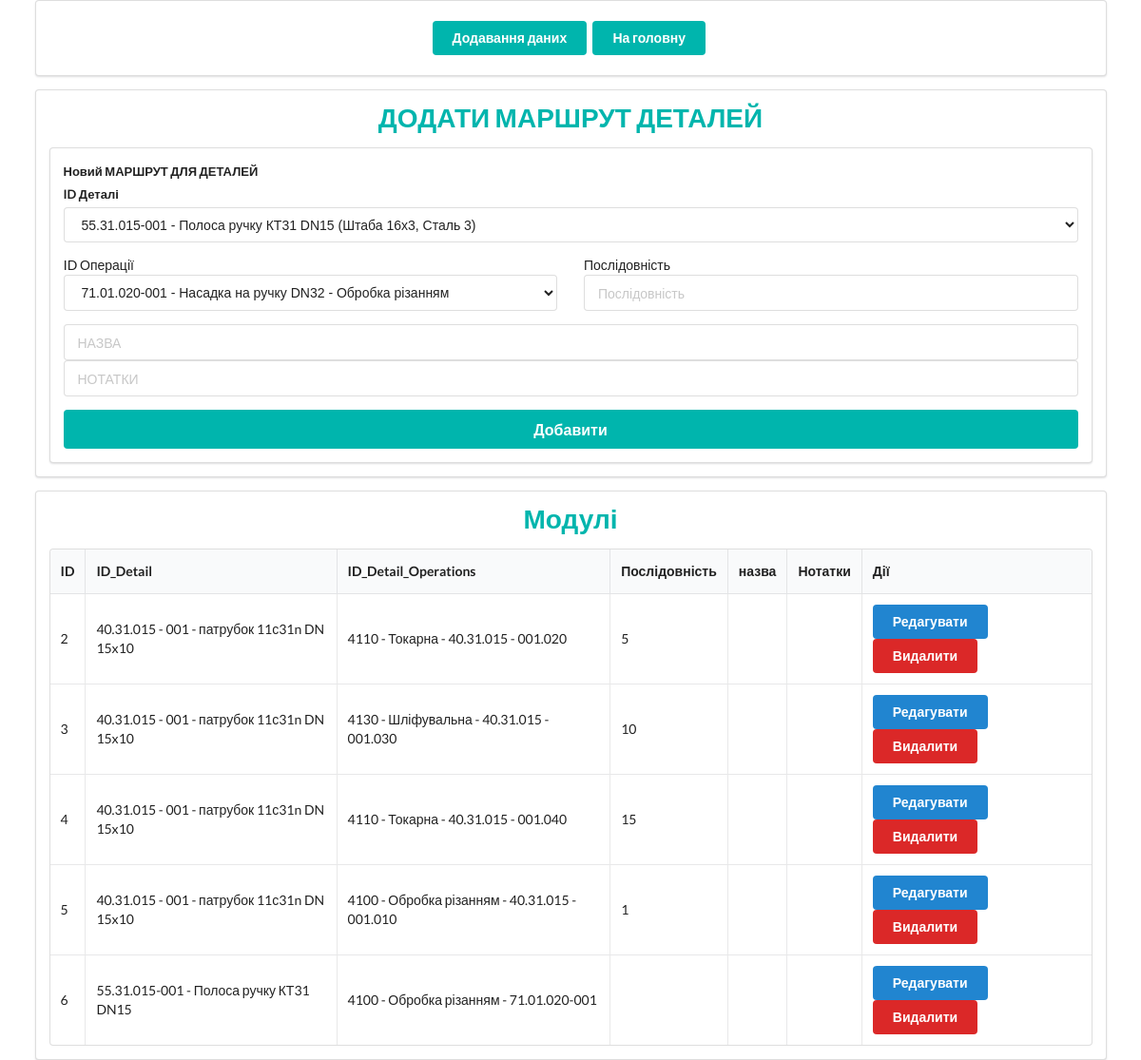
Page /detail_m_k on the earlier database version.
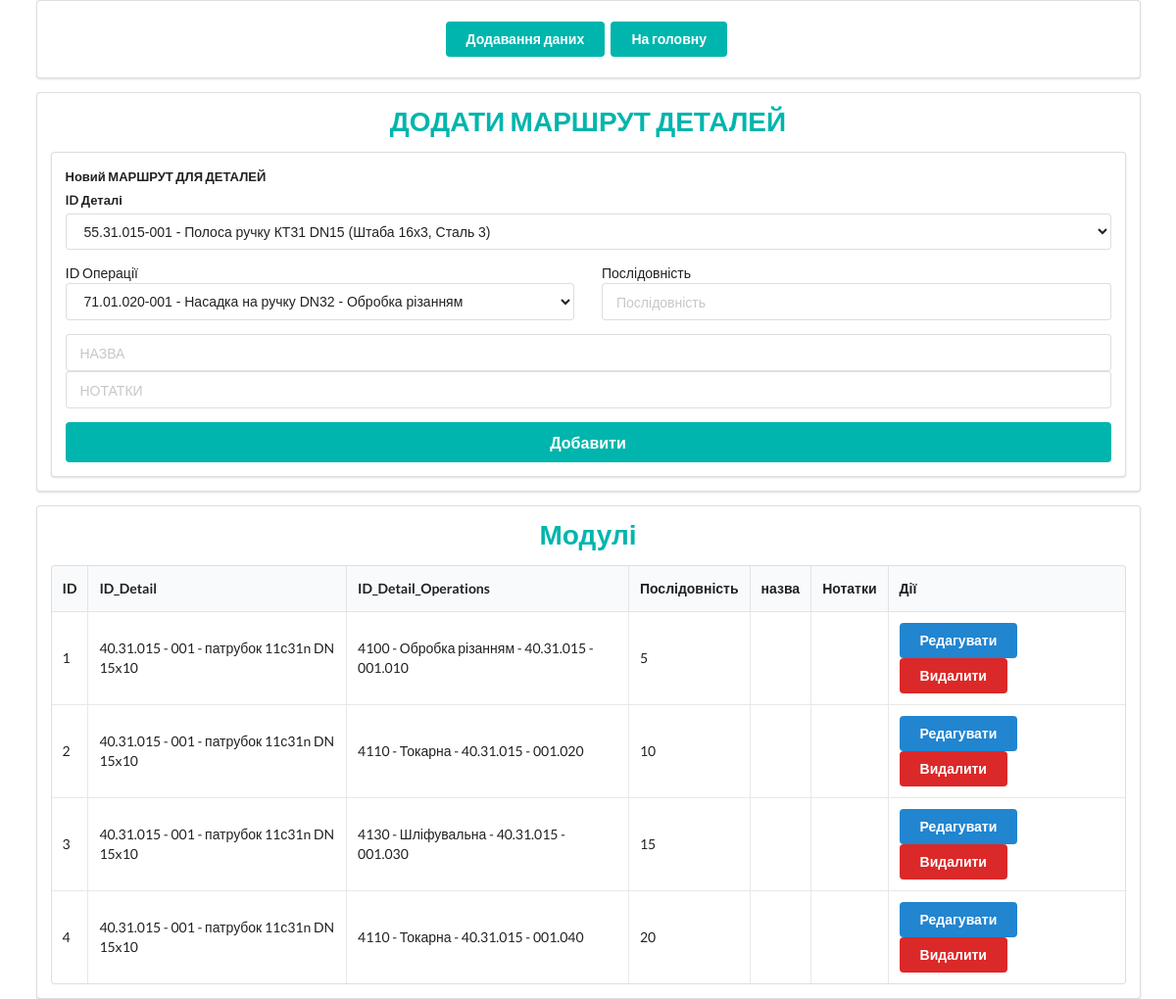
Same page on the later database version.
### tables/tables.py (models this page shows)
class Detail_m_k(Base):
    __tablename__ = 'detail_m_k'
    id = Column(Integer, primary_key=True, index=True)
    detail_id = Column(Integer, ForeignKey("details.id"))
    detail_operations_id = Column(Integer, ForeignKey("detail_operations.id"))
    seqence = Column(Integer)
    name = Column(String)
    notes = Column(String)
    date_created = Column(DateTime, default=datetime.today)
    date_updated = Column(DateTime, default=datetime.today, onupdate=datetime.today)
    detail = relationship('Detail', back_populates='detail_m_ks')
    detail_operations = relationship('Detail_Operations')

class Detail(Base):
    __tablename__ = 'details'
    id = Column(Integer, primary_key=True, index=True)                      #
    coding = Column(VARCHAR(13))                                            # Кодування
    name = Column(String)                                                   # Найменування
    product_type= Column(Integer)
    material_id = Column(Integer, ForeignKey("materials.id"))               #
    lenght_workpiece = Column(Float)                                        # Довжина заготовки
    width_workpiece = Column(Float)                                         # Ширина заготовки
    trimming = Column(Float)                                                # Торцовка
    lenght_detail = Column(Float)                                           # Довжина деталі
    rate_costs = Column(Float)                                              # Норма розтрат, мм.
    notes = Column(String)
    price = Column(Float)                                                   # ціна
    date_created = Column(DateTime, default=datetime.today)
    date_updated = Column(DateTime, default=datetime.today, onupdate=datetime.today)
    Material = relationship("Material")
    detail_m_ks = relationship('Detail_m_k', back_populates='detail')

class Operations(Base):
    __tablename__ = 'operations'
    id = Column(Integer, primary_key=True, index=True)
    coding = Column(String)
    name = Column(String)
    type = Column(String)
    notes = Column(String)
    date_created = Column(DateTime, default=datetime.today)
    date_updated = Column(DateTime, default=datetime.today, onupdate=datetime.today)

### routers/add_all/detail_m_k_router.py (the view)
@app.get('/detail_m_k')
def detail_m_k(request: Request, db_session: Session = Depends(get_db)):
    detail_m_k = db_session.query(Detail_m_k).options(joinedload(Detail_m_k.detail)).all()
    details = db_session.query(Detail).options(joinedload(Detail.Material)).all()
    detail_operations = db_session.query(Detail_Operations).all()
    return templates.TemplateResponse("/detail_m_k/detail_m_k.html",
                                      {"request": request,
                                       "detail_m_k_list": detail_m_k,
                                       "details": details,
                                       "detail_operations": detail_operations})

### templates/detail_m_k/detail_m_k.html (shortened to what this page needs)
{% extends 'layout.html' %}
{% block content %}
<div class="ui container">
    <div class="ui padded segment">
        <div class="ui center aligned container">
            <a href="add_all"><button class="ui teal button" type="submit">Додавання даних</button></a>
            <a href="/"><button class="ui teal button" type="submit">На головну</button></a>
        </div>
    </div>
    <div class="ui segment">
        <h1 class="ui center aligned header teal">{{ 'ДОДАТИ МАРШРУТ ДЕТАЛЕЙ' }}</h1>
        <form id="add-detail_m_k-form" class="ui large form">
            <div class="ui segment">
                <div class="field">
                    <label>Новий МАРШРУТ ДЛЯ ДЕТАЛЕЙ</label>
                    <div class="field">
                        <label>ID Деталі</label>
                        <select name="detail_id">
                            {% for detail in details %}
                            <option value="{{ detail.id }}">
                                {{ detail.coding }} - {{ detail.name }}
                            </option>
                            {% endfor %}
                        </select>
                    </div>
                       <div class="field">
                        <div class="ui two column grid">
                            <div class="column">
                                <label>ID Операції</label>
                                <select name="detail_operations_id">
                                    {% for detail_operation in detail_operations %}
                                    <option value="{{ detail_operation.id }}">{{ detail_operation.detail.coding }} - {{ detail_operation.detail.name }} - {{ detail_operation.operations.name }}</option>
                                    {% endfor %}
                                </select>
                            </div>
                            <div class="column">
                                <label>Послідовність</label>
                                <div class="ui input">
                                    <input type="number" name="seqence" placeholder="Послідовність">
                                </div>
                            </div>
                        </div>
                    </div>
                <div class="ui input">
                    <input type="text" name="name" placeholder="НАЗВА">
                </div>
                <div class="ui input">
                    <input type="text" name="notes" placeholder="НОТАТКИ">
                </div>
                </div>
                <button class="ui fluid large teal submit button" type="submit">Добавити</button>
            </div>
        </form>
    </div>
    <div class="ui segment">
        <h1 class="ui center aligned header teal">Модулі</h1>
        <table class="ui celled table">
            <thead>
                <tr>
                    <th>ID</th>
                    <th>ID_Detail</th>
                    <th>ID_Detail_Operations</th>
                    <th>Послідовність</th>
                    <th>назва</th>
                    <th>Нотатки</th>
                    <th>Дії</th>
                </tr>
            </thead>
            <tbody>
                {% for detail_m_k in detail_m_k_list %}
                <tr>
                    <td>{{ detail_m_k.id }}</td>
                    <td>{{ detail_m_k.detail.coding }} - {{ detail_m_k.detail.name }}</td>
                    <td>{{ detail_m_k.detail_operations.operations.coding }} - {{ detail_m_k.detail_operations.operations.name }} - {{ detail_m_k.detail_operations.detail.coding }}</td>
                    <td>{{ detail_m_k.seqence }}</td>
                    <td>{{ detail_m_k.name }}</td>
                    <td>{{ detail_m_k.notes }}</td>
                    <td>
                    <a href="{{ url_for('edit_detail_m_k', detail_m_k_id=detail_m_k.id) }}"><button class="ui blue button">Редагувати</button></a>
                    <button class="ui red button" type="button" onclick="deleteDetail_M_K('{{detail_m_k.id}}')">Видалити</button>
                    </td>
                </tr>
                {% endfor %}
            </tbody>
        </table>
    </div>
</div>
{% endblock %}

### templates/layout.html (shortened to what this page needs)
<!doctype html>
<html lang="en">
<head>
    <link rel="stylesheet" href="https://cdn.jsdelivr.net/npm/semantic-ui@2.4.2/dist/semantic.min.css">
    <link rel="stylesheet" href="{{ url_for('static', path='css/style.css') }}">
</head>
<body>
{% block content %}
{% endblock  %}
</body>
</html>

Differences in the rows shown:
removed Detail_m_k: id "5", detail.coding "40.31.015 - 001", detail.name "патрубок 11с31n DN 15x10", detail_operations.operations.coding "4100", detail_operations.operations.name "Обробка різанням", detail_operations.detail.coding "40.31.015 - 001.010", seqence "1"
removed Detail_m_k: id "6", detail.coding "55.31.015-001", detail.name "Полоса ручку КТ31 DN15", detail_operations.operations.coding "4100", detail_operations.operations.name "Обробка різанням", detail_operations.detail.coding "71.01.020-001"
added Detail_m_k: id "1", detail.coding "40.31.015 - 001", detail.name "патрубок 11с31n DN 15x10", detail_operations.operations.coding "4100", detail_operations.operations.name "Обробка різанням", detail_operations.detail.coding "40.31.015 - 001.010", seqence "5"
changed Detail_m_k id 2: seqence "5" → "10"
changed Detail_m_k "Шліфувальна": seqence "10" → "15"
changed Detail_m_k id 4: seqence "15" → "20"
